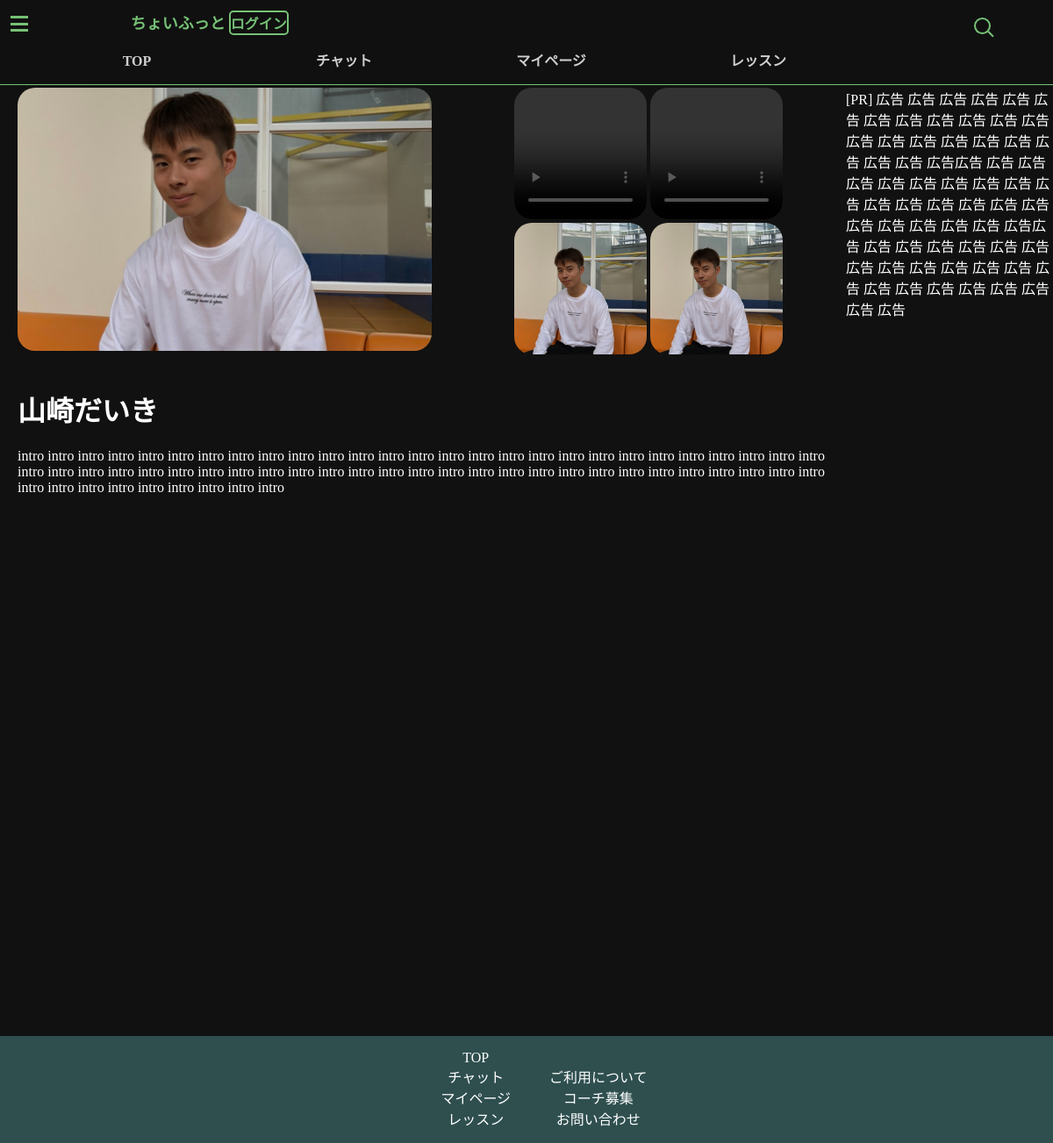
Page /view/coach/index.php?id=1 on the committed database.
### tables this page shows
CREATE TABLE `coaches` (
  `id` int NOT NULL,
  `name` text NOT NULL,
  `prof` varchar(50) NOT NULL DEFAULT 'no-image.jpg',
  `movie1` varchar(50) DEFAULT 'no-video.mp4',
  `movie2` varchar(50) DEFAULT 'no-video.mp4',
  `sub1` varchar(50) DEFAULT 'no-image.jpg',
  `sub2` varchar(50) DEFAULT 'no-image.jpg',
  `prefecture` text,
  `fee` varchar(10) DEFAULT '--',
  `comment` text,
  `intro` text,
  `mail` varchar(30) NOT NULL,
  `passwd` varchar(20) NOT NULL,
  `career` text
);

### view/coach/index.php (the view, shortened to what this page needs)
<!DOCTYPE html>
<html lang="en">
<head>
    <?php include('../../component/head.php');  ?>
    <link rel="stylesheet" href="../../css/layout.css">
</head>
<body>
<?php
include ('../../component/nav.php')
?>
<div class="main">
    <div class="left">
        <?php
        $id=$_GET['id'];
        $stmt=$pdo->query("select * from coaches where id='$id'");
        foreach ($stmt as $row){
            $name=$row['name'];
            $mail=$row['mail'];
            $prof=$row['prof'];
            $movie1=$row['movie1'];
            $movie2=$row['movie2'];
            $sub1=$row['sub1'];
            $sub2=$row['sub2'];
            $intro=$row['intro'];
            $schedule=$row['schedule'];
            echo ("
                <div>
                    <div class='left-img'>
                        <img class='main-img' src='../../img/$prof' alt=''>
                    </div>
                    <div class='right-img'>
                        <video class='sub-img' src='../../video/$movie1' controls></video>
                        <video class='sub-img' src='../../video/$movie2' controls></video>
                        <img class='sub-img' src='../../img/$sub1' alt=''>
                        <img class='sub-img' src='../../img/$sub2' alt=''>
                    </div>
                </div>
                <br>
                <div>
                    <h1>$name</h1>
                    <p class='intro'>$intro</p>
                </div>
                                        wak += \"<td><a href='form.php?day=\"+dataArray[0][j]+\"&time=\"+dataArray[i][0]+\"&mail=$mail' style='text-decoration:none;color:white'>\";
                    csv_array('$schedule');
            ");
        }
        ?>
    </div>
    <div class="right">
        <?php include('../../component/pr.php');  ?>
    </div>
</div>
<?php
include ('../../component/footer.php')
?>
</body>
</html>

### component/nav.php (shortened to what this page needs)
<div class="nav">
    <div class="top">
        <div class="hamburger">
            <span class="top-hamburger"></span>
            <span class="middle-hamburger"></span>
            <span class="bottom-hamburger"></span>
        </div>
        <div class="title">ちょいふっと</div>
        <?php
        if ($_SESSION["flag"]===true){
            echo "<div class='login' ><a href='../login/logout.php'>ログアウト</a></div>";
        }else{
            echo "<div class='login'><a href='../login/index.php'>ログイン</a></div> ";
        }
        ?>
        <form class="search" action="" role="search">
            <button class="search-btn" type="button" onclick="click_search_btn()"></button>
        </form>
    </div>
    <ul>
        <li class="nav-item"><a href="../../view/index.php">TOP</a></li>
        <li class="nav-item"><a href="../../view/message/index.php">チャット</a></li>
        <li class="nav-item"><a href="../../view/mypage/index.php">マイページ</a></li>
        <li class="nav-item"><a href="../../view/lesson/index.php">レッスン</a></li>
    </ul>
</div>

### component/pr.php
[PR]
広告
広告
広告
広告
広告
広告
広告
広告
広告
広告
広告
広告
広告
広告
広告
広告
広告
広告
広告
広告
広告
広告広告
広告
広告
広告
広告
広告
広告
広告
広告
広告
広告
広告
広告
広告
広告
広告
広告
広告
広告
広告
広告
広告広告
広告
広告
広告
広告
広告
広告
広告
広告
広告
広告
広告
広告
広告
広告
広告
広告
広告
広告
広告
広告
広告

### component/footer.php
<div class="footer">
    <ul class="footer-box">
        <li  class="footer-item"><a href="../../view/index.php">TOP</a></li>
        <li class="footer-item"><a href="../../view/message/index.php">チャット</a></li>
        <li class="footer-item"><a href="../../view/mypage/index.php">マイページ</a></li>
        <li class="footer-item"><a href="../../lesson/index.php">レッスン</a></li>
    </ul>
    <ul class="footer-box">
        <li class="footer-item"><a href="../../view/use/index.php">ご利用について</a></li>
        <li class="footer-item"><a href="../../view/recruit/index.php">コーチ募集</a></li>
        <li class="footer-item"><a href="../../view/contact/index.php">お問い合わせ</a></li>
    </ul>
</div>

### css/layout.css (style rules this page uses)
body { max-width: 100%; background: #111111; margin: 0; }
.top { padding: 1% 5% 0 1%; }
.hamburger { width: 20px; height: 15px; cursor: pointer; display: inline-block; position: relative; }
.top-hamburger { width: 100%; height: 3px; background-color: lightgreen; position: absolute; top:0 ; left: 0; }
.middle-hamburger { width: 100%; height: 3px; background-color: lightgreen; position: absolute; top: 50%; left: 0; }
.bottom-hamburger { width: 100%; height: 3px; background-color: lightgreen; position: absolute; top: 100%; left: 0; }
.title { color: lightgreen; font-weight: bold; font-size: large; display: inline-block; margin-left: 10%; }
.login { display: inline-block; border: lightgreen 2px solid; border-radius: 5px; }
.login a { color: lightgreen; text-decoration: none; font-weight: bold; }
.search { display: inline-block; float: right; position: relative; }
.search-btn { position: absolute; width: 38px; height: 38px; top: calc(50% - 0px); right: 0; background: none; border: none; cursor: pointer; }
.search-btn::before { position: absolute; content: ''; width: 15px; height: 15px; top: calc(50% - 9px); left: calc(50% - 9px); border-radius: 50%; box-shadow: 0 0 0 2px lightgreen; }
.search-btn::after { position: absolute; content: ''; width: 8px; height: 6px; top: calc(50% + 6px); left: calc(50% + 2px); border-top: solid 2px lightgreen; transform: rotate(45deg); }
.nav { position: fixed; z-index: 1; width: 100%; border-bottom: 1px solid lightgreen; background: #111111; opacity: 0.8; }
.nav-item { width: 20%; list-style: none; display: inline-block; text-align: center; }
.nav-item a { color: white; font-weight: bold; text-decoration: none; }
.main { width: 100%; display: flex; padding-bottom: 50%; }
.left { width: 80%; margin-top: 100px; color: white; padding-left: 20px ; }
.right { color: white; width: 20%; margin-top: 100px; }
.left-img { width: 50%; display: inline; }
.right-img { width: 40%; display: inline; float: right; }
.main-img { width: 50%; height: 300px; border-radius: 20px; object-fit: cover; }
.sub-img { width: 40%; height: 150px; border-radius: 20px; object-fit: cover; }
.footer { background-color: darkslategray; text-align: center; }
.footer-box { display: inline-block; }
.footer-item { list-style: none; }
.footer-item a { color: white; text-decoration: none; }

### rows in the picture
coaches: prof (picture), sub1 (picture), sub2 (picture), name "山崎だいき", intro "intro intro intro intro intro intro intro intro intro intro intro intro intro intro intro intro intro intro intro intro intro intro intro intro intro intro intro intro intro intro intro intro intro intro intro intro intro intro intro intro intro intro intro intro intro intro intro intro intro intro intro intro intro intro intro intro intro intro intro intro intro intro intro"
